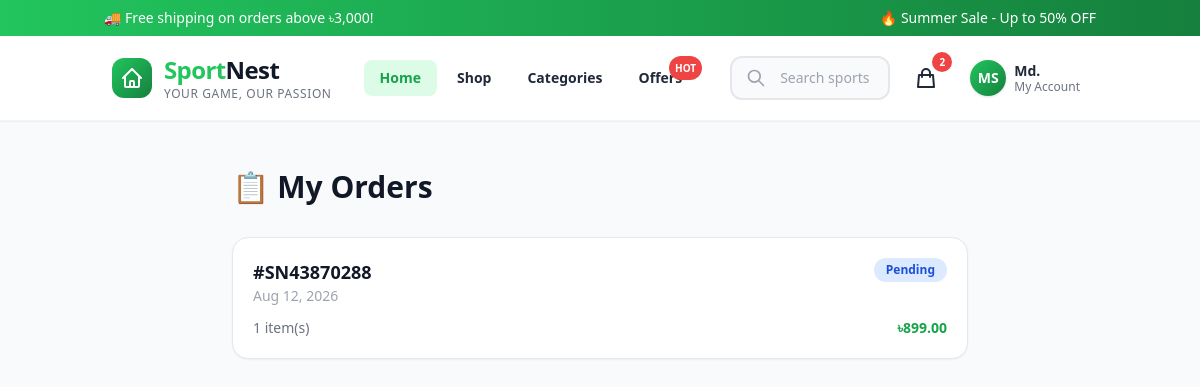
Screenshot of /orders/my-orders/ (signed in) with the database file from the repository.
### accounts/models.py (models this page shows, shortened)
class User(AbstractUser):
    email = models.EmailField('email address', unique=True)
    phone = models.CharField(max_length=20, blank=True)
    avatar = models.ImageField(upload_to='avatars/', blank=True, null=True)
    address = models.TextField(blank=True)
    city = models.CharField(max_length=100, blank=True)
    postal_code = models.CharField(max_length=20, blank=True)
    newsletter = models.BooleanField(default=False)
    created_at = models.DateTimeField(auto_now_add=True)
    updated_at = models.DateTimeField(auto_now=True)
    USERNAME_FIELD = 'email'
    REQUIRED_FIELDS = ['username', 'first_name', 'last_name']
    class Meta:
        db_table = 'users'
        verbose_name = 'User'
        verbose_name_plural = 'Users'

### orders/models.py (models this page shows, shortened)
class Order(models.Model):
    STATUS_CHOICES = [
        ('PENDING', 'Pending'),
        ('CONFIRMED', 'Confirmed'),
        ('PROCESSING', 'Processing'),
        ('SHIPPED', 'Shipped'),
        ('DELIVERED', 'Delivered'),
        ('CANCELLED', 'Cancelled'),
    ]
    PAYMENT_CHOICES = [
        ('COD', 'Cash on Delivery'),
        ('BKASH', 'bKash'),
        ('NAGAD', 'Nagad'),
        ('CARD', 'Card Payment'),
    ]
    user = models.ForeignKey(User, on_delete=models.SET_NULL, null=True, blank=True, related_name='orders')
    email = models.EmailField()
    phone = models.CharField(max_length=20)
    full_name = models.CharField(max_length=200)
    address = models.TextField()
    city = models.CharField(max_length=100)
    postal_code = models.CharField(max_length=20, blank=True)
    order_number = models.CharField(max_length=20, unique=True)
    status = models.CharField(max_length=20, choices=STATUS_CHOICES, default='PENDING')
    payment_method = models.CharField(max_length=20, choices=PAYMENT_CHOICES, default='COD')
    subtotal = models.DecimalField(max_digits=10, decimal_places=2)
    shipping_cost = models.DecimalField(max_digits=10, decimal_places=2, default=0)
    discount = models.DecimalField(max_digits=10, decimal_places=2, default=0)
    total = models.DecimalField(max_digits=10, decimal_places=2)
    notes = models.TextField(blank=True)
    created_at = models.DateTimeField(auto_now_add=True)
    updated_at = models.DateTimeField(auto_now=True)
    class Meta:
        ordering = ['-created_at']

### orders/views.py (the view)
# urls.py: path('my-orders/', views.my_orders, name='my_orders'),
@login_required
def my_orders(request):
    orders = Order.objects.filter(user=request.user).order_by('-created_at')
    return render(request, 'orders/my_orders.html', {'orders': orders})

### cart/context_processors.py (called while the page is built, shortened)
def cart_context(request):
    cart_count = 0
    cart_total = 0
    if request.user.is_authenticated:
        try:
            cart = Cart.objects.get(user=request.user)
            cart_count = cart.total_items
            cart_total = cart.total
        except Cart.DoesNotExist:
            pass
    return {
        'cart_count': cart_count,
        'cart_total': cart_total,
    }

### cart/models.py (called while the page is built)
    @property
    def total_items(self):
        return self.items.aggregate(total=models.Sum('quantity'))['total'] or 0

    @property
    def subtotal(self):
        return sum(item.total_price for item in self.items.all())

    @property
    def discount(self):
        if self.coupon and self.coupon.is_valid() and self.subtotal >= self.coupon.minimum_purchase:
            return self.coupon.discount_amount
        return 0

    @property
    def total(self):
        return max(self.subtotal - self.discount, 0)

    @property
    def total_price(self):
        return self.product.price * self.quantity

### orders/templates/orders/my_orders.html (shortened to what this page needs)
{% extends 'base.html' %}
{% block content %}
<section class="py-8 sm:py-12 min-h-screen bg-gray-50">
    <div class="container mx-auto px-4 max-w-3xl">
        <h1 class="text-3xl font-black mb-8">📋 My Orders</h1>
        {% if orders %}
        <div class="space-y-4">
            {% for order in orders %}
            <a href="{% url 'orders:order_detail' order.order_number %}"
               class="block bg-white rounded-2xl p-5 shadow-sm border hover:shadow-md transition">
                <div class="flex justify-between items-start">
                    <div>
                        <p class="font-black text-lg">#{{ order.order_number }}</p>
                        <p class="text-sm text-gray-400">{{ order.created_at|date:"M d, Y" }}</p>
                    </div>
                    <span class="px-3 py-1 rounded-full text-xs font-bold
                        {% if order.status == 'DELIVERED' %}bg-green-100 text-green-700
                        {% elif order.status == 'CANCELLED' %}bg-red-100 text-red-700
                        {% else %}bg-blue-100 text-blue-700{% endif %}">
                        {{ order.get_status_display }}
                    </span>
                </div>
                <div class="mt-3 flex justify-between text-sm">
                    <span class="text-gray-500">{{ order.items.count }} item(s)</span>
                    <span class="font-black text-green-600">৳{{ order.total }}</span>
                </div>
            </a>
            {% endfor %}
        </div>
        {% endif %}
    </div>
</section>
{% endblock %}

### templates/includes/header.html (shortened to what this page needs)
<header class="sticky top-0 z-50">
    <div class="hidden sm:block text-white text-xs sm:text-sm py-2 bg-gradient-to-r from-green-500 to-green-700">
        <div class="container mx-auto px-4">
            <div class="flex items-center justify-between">
                <p class="font-medium">🚚 Free shipping on orders above ৳3,000!</p>
                <p class="hidden md:block">🔥 Summer Sale - Up to 50% OFF</p>
            </div>
        </div>
    </div>
    <div class="backdrop-blur-md bg-white/90 shadow-sm border-b border-gray-100">
        <div class="container mx-auto px-4 sm:px-6">
            <div class="flex items-center justify-between gap-4 lg:gap-8 py-3 lg:py-4">
                <a href="/" class="flex items-center gap-2 sm:gap-3 group flex-shrink-0">
                    <div class="w-8 h-8 sm:w-10 sm:h-10 rounded-lg sm:rounded-xl flex items-center justify-center transition-transform duration-300 group-hover:scale-110 bg-gradient-to-br from-green-500 to-green-700">
                    </div>
                    <div>
                        <h1 class="text-lg sm:text-xl lg:text-2xl font-black tracking-tight leading-none">
                            <span class="text-green-500">Sport</span><span class="text-gray-900">Nest</span>
                        </h1>
                        <p class="text-[8px] sm:text-[10px] lg:text-xs font-medium text-gray-500 tracking-wider hidden xs:block">YOUR GAME, OUR PASSION</p>
                    </div>
                </a>
                <nav class="hidden lg:flex items-center gap-1">
                    <a href="/" class="px-4 py-2 rounded-lg text-sm font-semibold bg-green-100 text-green-600">Home</a>
                    <a href="{% url 'shop:all_products' %}" class="px-4 py-2 rounded-lg text-sm font-semibold text-gray-800 hover:bg-green-100 hover:text-green-600 transition">Shop</a>
                    <a href="{% url 'shop:shop_home' %}" class="px-4 py-2 rounded-lg text-sm font-semibold text-gray-800 hover:bg-green-100 hover:text-green-600 transition">Categories</a>
                    <a href="{% url 'shop:offers' %}" class="px-4 py-2 rounded-lg text-sm font-semibold text-gray-800 hover:bg-green-100 hover:text-green-600 transition relative">
                        Offers
                        <span class="absolute -top-1 -right-1 text-[10px] font-bold px-1.5 py-0.5 rounded-full text-white bg-red-500 animate-pulse">HOT</span>
                    </a>
                </nav>
                <div class="flex items-center gap-2 sm:gap-3 lg:gap-4 flex-1 max-w-2xl justify-end">
                    <div class="hidden sm:flex flex-1 relative group max-w-xs lg:max-w-md">
                        <div class="absolute inset-y-0 left-0 pl-3 lg:pl-4 flex items-center pointer-events-none">
                        </div>
                        <input type="text" placeholder="Search sports gear..." class="w-full pl-9 lg:pl-12 pr-3 lg:pr-4 py-2 lg:py-2.5 rounded-lg lg:rounded-xl text-xs lg:text-sm border-2 border-gray-200 bg-gray-50 focus:border-green-500 focus:bg-white focus:outline-none focus:ring-4 focus:ring-green-100 transition-all">
                    </div>
                    <a href="{% url 'cart:cart_detail' %}" class="relative p-2 rounded-lg lg:rounded-xl text-gray-800 hover:bg-green-100 hover:text-green-600 transition-all duration-300" aria-label="Cart">
                        <svg class="w-5 h-5 lg:w-6 lg:h-6" fill="none" stroke="currentColor" viewBox="0 0 24 24">
                            <path stroke-linecap="round" stroke-linejoin="round" stroke-width="2" d="M16 11V7a4 4 0 00-8 0v4M5 9h14l1 12H4L5 9z"/>
                        </svg>
                        <span id="cartBadge" class="absolute -top-1.5 -right-1.5 text-[10px] font-bold rounded-full min-w-[20px] h-5 flex items-center justify-center text-white bg-red-500 px-1.5" {% if cart_count <= 0 %}style="display: none;"{% endif %}>
                            {{ cart_count }}
                        </span>
                    </a>
                    {% if user.is_authenticated %}
                    <div class="relative group hidden sm:block">
                        <button class="flex items-center gap-2 p-2 rounded-lg lg:rounded-xl text-gray-800 hover:bg-green-100 transition-all">
                            {% if user.avatar %}
                                <img src="{{ user.avatar.url }}" alt="{{ user.get_full_name }}" class="w-8 h-8 lg:w-9 lg:h-9 rounded-full object-cover border-2 border-white shadow">
                            {% else %}
                                <div class="w-8 h-8 lg:w-9 lg:h-9 rounded-full bg-gradient-to-br from-green-500 to-green-700 flex items-center justify-center text-white font-bold text-xs lg:text-sm shadow">
                                    {{ user.first_name|first|upper }}{{ user.last_name|first|upper }}
                                </div>
                            {% endif %}
                            <div class="hidden lg:block text-left">
                                <p class="text-sm font-semibold leading-tight">{{ user.first_name|default:"User" }}</p>
                                <p class="text-xs text-gray-500 leading-tight">My Account</p>
                            </div>
                        </button>
                    </div>
                    {% else %}
                    <a href="{% url 'accounts:login' %}" class="hidden sm:flex items-center gap-2 px-4 lg:px-5 py-2 lg:py-2.5 rounded-lg lg:rounded-xl text-white font-semibold text-xs lg:text-sm bg-gradient-to-br from-green-500 to-green-700 hover:shadow-lg transition-all duration-300">Sign In</a>
                    {% endif %}
                </div>
            </div>
        </div>
    </div>
</header>

### templates/base.html (style rules this page uses)
:root { --primary: #22C55E; --primary-dark: #16A34A; --light-green: #DCFCE7; --white: #FFFFFF; --text: #111827; --text-light: #6B7280; --bg-light: #F9FAFB; --border: #E5E7EB; }
*, *::before, *::after { margin: 0; padding: 0; box-sizing: border-box; }
html { scroll-behavior: smooth; -webkit-tap-highlight-color: transparent; }
body { font-family: 'Segoe UI', system-ui, -apple-system, BlinkMacSystemFont, sans-serif; color: var(--text); background-color: var(--bg-light); line-height: 1.6; min-height: 100vh; display: flex; flex-direction: column; overflow-x: hidden; -webkit-font-smoothing: antialiased; -moz-osx-font-smoothing: grayscale; }
a, button, input, select, textarea { transition: all 0.3s ease; }
a { text-decoration: none; color: inherit; }
.container { width: 100%; max-width: 1280px; margin-left: auto; margin-right: auto; padding-left: 1rem; padding-right: 1rem; }
@media (min-width: 640px) { .container { padding-left: 1.5rem; padding-right: 1.5rem; } }
@media (min-width: 1024px) { .container { padding-left: 2rem; padding-right: 2rem; } }

### rows the page displays
User: first_name|first "M", last_name|first "S", first_name "Md."
Order: order_number "SN43870288", created_at "Aug 12, 2026", status "Pending", items.count "1", total "899.00"

### other values shown
{{ cart_count }} "2"
